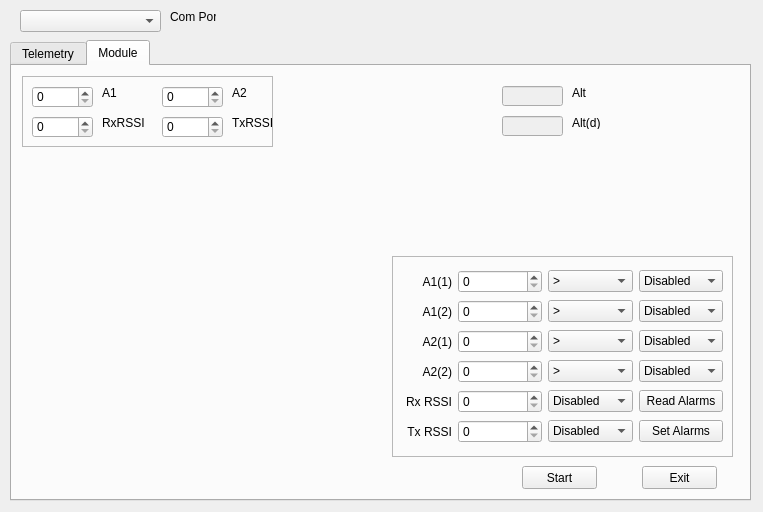
<?xml version="1.0" encoding="UTF-8"?>
<ui version="4.0">
 <class>telemetryDialog</class>
 <widget class="QDialog" name="telemetryDialog">
  <property name="geometry">
   <rect>
    <x>0</x>
    <y>0</y>
    <width>763</width>
    <height>512</height>
   </rect>
  </property>
  <property name="windowTitle">
   <string>Dialog</string>
  </property>
  <widget class="QTabWidget" name="tabWidget">
   <property name="geometry">
    <rect>
     <x>10</x>
     <y>40</y>
     <width>741</width>
     <height>461</height>
    </rect>
   </property>
   <property name="currentIndex">
    <number>1</number>
   </property>
   <widget class="QWidget" name="Telemetry">
    <attribute name="title">
     <string>Telemetry</string>
    </attribute>
    <widget class="QDial" name="WSdial">
     <property name="geometry">
      <rect>
       <x>10</x>
       <y>50</y>
       <width>181</width>
       <height>181</height>
      </rect>
     </property>
     <property name="maximum">
      <number>1200</number>
     </property>
     <property name="singleStep">
      <number>10</number>
     </property>
     <property name="notchTarget">
      <double>10.000000000000000</double>
     </property>
     <property name="notchesVisible">
      <bool>true</bool>
     </property>
    </widget>
    <widget class="QTextEdit" name="WSvalue">
     <property name="enabled">
      <bool>false</bool>
     </property>
     <property name="geometry">
      <rect>
       <x>90</x>
       <y>20</y>
       <width>71</width>
       <height>21</height>
      </rect>
     </property>
     <property name="verticalScrollBarPolicy">
      <enum>Qt::ScrollBarAlwaysOff</enum>
     </property>
     <property name="horizontalScrollBarPolicy">
      <enum>Qt::ScrollBarAlwaysOff</enum>
     </property>
    </widget>
    <widget class="QLabel" name="label">
     <property name="geometry">
      <rect>
       <x>10</x>
       <y>20</y>
       <width>71</width>
       <height>16</height>
      </rect>
     </property>
     <property name="text">
      <string>WS How High</string>
     </property>
    </widget>
    <widget class="QPushButton" name="startButton">
     <property name="geometry">
      <rect>
       <x>510</x>
       <y>400</y>
       <width>75</width>
       <height>23</height>
      </rect>
     </property>
     <property name="text">
      <string>Start</string>
     </property>
    </widget>
    <widget class="QPushButton" name="exitButton">
     <property name="geometry">
      <rect>
       <x>630</x>
       <y>400</y>
       <width>75</width>
       <height>23</height>
      </rect>
     </property>
     <property name="text">
      <string>Exit</string>
     </property>
    </widget>
   </widget>
   <widget class="QWidget" name="Module">
    <attribute name="title">
     <string>Module</string>
    </attribute>
    <widget class="QPushButton" name="startButtonModule">
     <property name="geometry">
      <rect>
       <x>510</x>
       <y>400</y>
       <width>75</width>
       <height>23</height>
      </rect>
     </property>
     <property name="text">
      <string>Start</string>
     </property>
    </widget>
    <widget class="QPushButton" name="exitButtonModule">
     <property name="geometry">
      <rect>
       <x>630</x>
       <y>400</y>
       <width>75</width>
       <height>23</height>
      </rect>
     </property>
     <property name="text">
      <string>Exit</string>
     </property>
    </widget>
    <widget class="QFrame" name="frame">
     <property name="geometry">
      <rect>
       <x>380</x>
       <y>190</y>
       <width>341</width>
       <height>201</height>
      </rect>
     </property>
     <property name="frameShape">
      <enum>QFrame::StyledPanel</enum>
     </property>
     <property name="frameShadow">
      <enum>QFrame::Raised</enum>
     </property>
     <widget class="QWidget" name="gridLayoutWidget">
      <property name="geometry">
       <rect>
        <x>10</x>
        <y>10</y>
        <width>321</width>
        <height>31</height>
       </rect>
      </property>
      <layout class="QGridLayout" name="gridLayout">
       <item row="0" column="1">
        <widget class="QSpinBox" name="A11AlarmSB">
         <property name="maximum">
          <number>255</number>
         </property>
        </widget>
       </item>
       <item row="0" column="2">
        <widget class="QComboBox" name="A11GtLtCB">
         <item>
          <property name="text">
           <string>&gt;</string>
          </property>
         </item>
         <item>
          <property name="text">
           <string>&lt;</string>
          </property>
         </item>
        </widget>
       </item>
       <item row="0" column="0">
        <widget class="QLabel" name="label_7">
         <property name="maximumSize">
          <size>
           <width>50</width>
           <height>16777215</height>
          </size>
         </property>
         <property name="text">
          <string>A1(1)</string>
         </property>
         <property name="alignment">
          <set>Qt::AlignRight|Qt::AlignTrailing|Qt::AlignVCenter</set>
         </property>
        </widget>
       </item>
       <item row="0" column="3">
        <widget class="QComboBox" name="A11LevelCB">
         <item>
          <property name="text">
           <string>Disabled</string>
          </property>
         </item>
         <item>
          <property name="text">
           <string>Yellow</string>
          </property>
         </item>
         <item>
          <property name="text">
           <string>Orange</string>
          </property>
         </item>
         <item>
          <property name="text">
           <string>Red</string>
          </property>
         </item>
        </widget>
       </item>
      </layout>
     </widget>
     <widget class="QWidget" name="gridLayoutWidget_2">
      <property name="geometry">
       <rect>
        <x>10</x>
        <y>40</y>
        <width>321</width>
        <height>31</height>
       </rect>
      </property>
      <layout class="QGridLayout" name="gridLayout_2">
       <item row="0" column="1">
        <widget class="QSpinBox" name="A12AlarmSB">
         <property name="maximum">
          <number>255</number>
         </property>
        </widget>
       </item>
       <item row="0" column="2">
        <widget class="QComboBox" name="A12GtLtCB">
         <item>
          <property name="text">
           <string>&gt;</string>
          </property>
         </item>
         <item>
          <property name="text">
           <string>&lt;</string>
          </property>
         </item>
        </widget>
       </item>
       <item row="0" column="0">
        <widget class="QLabel" name="label_8">
         <property name="maximumSize">
          <size>
           <width>50</width>
           <height>16777215</height>
          </size>
         </property>
         <property name="text">
          <string>A1(2)</string>
         </property>
         <property name="alignment">
          <set>Qt::AlignRight|Qt::AlignTrailing|Qt::AlignVCenter</set>
         </property>
        </widget>
       </item>
       <item row="0" column="3">
        <widget class="QComboBox" name="A12LevelCB">
         <item>
          <property name="text">
           <string>Disabled</string>
          </property>
         </item>
         <item>
          <property name="text">
           <string>Yellow</string>
          </property>
         </item>
         <item>
          <property name="text">
           <string>Orange</string>
          </property>
         </item>
         <item>
          <property name="text">
           <string>Red</string>
          </property>
         </item>
        </widget>
       </item>
      </layout>
     </widget>
     <widget class="QWidget" name="gridLayoutWidget_5">
      <property name="geometry">
       <rect>
        <x>10</x>
        <y>70</y>
        <width>321</width>
        <height>31</height>
       </rect>
      </property>
      <layout class="QGridLayout" name="gridLayout_5">
       <item row="0" column="1">
        <widget class="QSpinBox" name="A21AlarmSB">
         <property name="maximum">
          <number>255</number>
         </property>
        </widget>
       </item>
       <item row="0" column="2">
        <widget class="QComboBox" name="A21GtLtCB">
         <item>
          <property name="text">
           <string>&gt;</string>
          </property>
         </item>
         <item>
          <property name="text">
           <string>&lt;</string>
          </property>
         </item>
        </widget>
       </item>
       <item row="0" column="0">
        <widget class="QLabel" name="label_11">
         <property name="maximumSize">
          <size>
           <width>50</width>
           <height>16777215</height>
          </size>
         </property>
         <property name="text">
          <string>A2(1)</string>
         </property>
         <property name="alignment">
          <set>Qt::AlignRight|Qt::AlignTrailing|Qt::AlignVCenter</set>
         </property>
        </widget>
       </item>
       <item row="0" column="3">
        <widget class="QComboBox" name="A21LevelCB">
         <item>
          <property name="text">
           <string>Disabled</string>
          </property>
         </item>
         <item>
          <property name="text">
           <string>Yellow</string>
          </property>
         </item>
         <item>
          <property name="text">
           <string>Orange</string>
          </property>
         </item>
         <item>
          <property name="text">
           <string>Red</string>
          </property>
         </item>
        </widget>
       </item>
      </layout>
     </widget>
     <widget class="QWidget" name="gridLayoutWidget_6">
      <property name="geometry">
       <rect>
        <x>10</x>
        <y>100</y>
        <width>321</width>
        <height>31</height>
       </rect>
      </property>
      <layout class="QGridLayout" name="gridLayout_6">
       <item row="0" column="1">
        <widget class="QSpinBox" name="A22AlarmSB">
         <property name="maximum">
          <number>255</number>
         </property>
        </widget>
       </item>
       <item row="0" column="2">
        <widget class="QComboBox" name="A22GtLtCB">
         <item>
          <property name="text">
           <string>&gt;</string>
          </property>
         </item>
         <item>
          <property name="text">
           <string>&lt;</string>
          </property>
         </item>
        </widget>
       </item>
       <item row="0" column="0">
        <widget class="QLabel" name="label_12">
         <property name="maximumSize">
          <size>
           <width>50</width>
           <height>16777215</height>
          </size>
         </property>
         <property name="text">
          <string>A2(2)</string>
         </property>
         <property name="alignment">
          <set>Qt::AlignRight|Qt::AlignTrailing|Qt::AlignVCenter</set>
         </property>
        </widget>
       </item>
       <item row="0" column="3">
        <widget class="QComboBox" name="A22LevelCB">
         <item>
          <property name="text">
           <string>Disabled</string>
          </property>
         </item>
         <item>
          <property name="text">
           <string>Yellow</string>
          </property>
         </item>
         <item>
          <property name="text">
           <string>Orange</string>
          </property>
         </item>
         <item>
          <property name="text">
           <string>Red</string>
          </property>
         </item>
        </widget>
       </item>
      </layout>
     </widget>
     <widget class="QWidget" name="gridLayoutWidget_3">
      <property name="geometry">
       <rect>
        <x>10</x>
        <y>130</y>
        <width>321</width>
        <height>31</height>
       </rect>
      </property>
      <layout class="QGridLayout" name="gridLayout_3">
       <item row="0" column="1">
        <widget class="QSpinBox" name="RssiAlarmSB">
         <property name="maximum">
          <number>255</number>
         </property>
        </widget>
       </item>
       <item row="0" column="0">
        <widget class="QLabel" name="label_9">
         <property name="maximumSize">
          <size>
           <width>50</width>
           <height>16777215</height>
          </size>
         </property>
         <property name="text">
          <string>Rx RSSI</string>
         </property>
         <property name="alignment">
          <set>Qt::AlignRight|Qt::AlignTrailing|Qt::AlignVCenter</set>
         </property>
        </widget>
       </item>
       <item row="0" column="2">
        <widget class="QComboBox" name="RssiLevelCB">
         <item>
          <property name="text">
           <string>Disabled</string>
          </property>
         </item>
         <item>
          <property name="text">
           <string>Yellow</string>
          </property>
         </item>
         <item>
          <property name="text">
           <string>Orange</string>
          </property>
         </item>
         <item>
          <property name="text">
           <string>Red</string>
          </property>
         </item>
        </widget>
       </item>
       <item row="0" column="3">
        <widget class="QPushButton" name="ReadAlarmsButton">
         <property name="text">
          <string>Read Alarms</string>
         </property>
        </widget>
       </item>
      </layout>
     </widget>
     <widget class="QWidget" name="gridLayoutWidget_4">
      <property name="geometry">
       <rect>
        <x>10</x>
        <y>160</y>
        <width>321</width>
        <height>31</height>
       </rect>
      </property>
      <layout class="QGridLayout" name="gridLayout_4">
       <item row="0" column="1">
        <widget class="QSpinBox" name="TssiAlarmSB">
         <property name="maximum">
          <number>255</number>
         </property>
        </widget>
       </item>
       <item row="0" column="0">
        <widget class="QLabel" name="label_10">
         <property name="maximumSize">
          <size>
           <width>50</width>
           <height>16777215</height>
          </size>
         </property>
         <property name="text">
          <string>Tx RSSI</string>
         </property>
         <property name="alignment">
          <set>Qt::AlignRight|Qt::AlignTrailing|Qt::AlignVCenter</set>
         </property>
        </widget>
       </item>
       <item row="0" column="2">
        <widget class="QComboBox" name="TssiLevelCB">
         <item>
          <property name="text">
           <string>Disabled</string>
          </property>
         </item>
         <item>
          <property name="text">
           <string>Yellow</string>
          </property>
         </item>
         <item>
          <property name="text">
           <string>Orange</string>
          </property>
         </item>
         <item>
          <property name="text">
           <string>Red</string>
          </property>
         </item>
        </widget>
       </item>
       <item row="0" column="3">
        <widget class="QPushButton" name="SetAlarmsButton">
         <property name="text">
          <string>Set Alarms</string>
         </property>
        </widget>
       </item>
      </layout>
     </widget>
    </widget>
    <widget class="QLabel" name="label_13">
     <property name="geometry">
      <rect>
       <x>560</x>
       <y>20</y>
       <width>46</width>
       <height>13</height>
      </rect>
     </property>
     <property name="text">
      <string>Alt</string>
     </property>
    </widget>
    <widget class="QLabel" name="label_14">
     <property name="geometry">
      <rect>
       <x>560</x>
       <y>50</y>
       <width>46</width>
       <height>13</height>
      </rect>
     </property>
     <property name="text">
      <string>Alt(d)</string>
     </property>
    </widget>
    <widget class="QFrame" name="frame_2">
     <property name="geometry">
      <rect>
       <x>10</x>
       <y>10</y>
       <width>251</width>
       <height>71</height>
      </rect>
     </property>
     <property name="frameShape">
      <enum>QFrame::StyledPanel</enum>
     </property>
     <property name="frameShadow">
      <enum>QFrame::Raised</enum>
     </property>
     <widget class="QLabel" name="label_6">
      <property name="geometry">
       <rect>
        <x>80</x>
        <y>40</y>
        <width>46</width>
        <height>13</height>
       </rect>
      </property>
      <property name="text">
       <string>RxRSSI</string>
      </property>
     </widget>
     <widget class="QSpinBox" name="A1SB">
      <property name="geometry">
       <rect>
        <x>10</x>
        <y>10</y>
        <width>61</width>
        <height>22</height>
       </rect>
      </property>
      <property name="maximum">
       <number>255</number>
      </property>
     </widget>
     <widget class="QSpinBox" name="RSSI_SB">
      <property name="geometry">
       <rect>
        <x>10</x>
        <y>40</y>
        <width>61</width>
        <height>22</height>
       </rect>
      </property>
      <property name="maximum">
       <number>255</number>
      </property>
     </widget>
     <widget class="QLabel" name="label_3">
      <property name="geometry">
       <rect>
        <x>80</x>
        <y>10</y>
        <width>46</width>
        <height>13</height>
       </rect>
      </property>
      <property name="text">
       <string>A1</string>
      </property>
     </widget>
     <widget class="QLabel" name="label_5">
      <property name="geometry">
       <rect>
        <x>210</x>
        <y>40</y>
        <width>46</width>
        <height>13</height>
       </rect>
      </property>
      <property name="text">
       <string>TxRSSI</string>
      </property>
     </widget>
     <widget class="QSpinBox" name="TSSI_SB">
      <property name="geometry">
       <rect>
        <x>140</x>
        <y>40</y>
        <width>61</width>
        <height>22</height>
       </rect>
      </property>
      <property name="maximum">
       <number>255</number>
      </property>
     </widget>
     <widget class="QSpinBox" name="A2SB">
      <property name="geometry">
       <rect>
        <x>140</x>
        <y>10</y>
        <width>61</width>
        <height>22</height>
       </rect>
      </property>
      <property name="maximum">
       <number>255</number>
      </property>
     </widget>
     <widget class="QLabel" name="label_4">
      <property name="geometry">
       <rect>
        <x>210</x>
        <y>10</y>
        <width>46</width>
        <height>13</height>
       </rect>
      </property>
      <property name="text">
       <string>A2</string>
      </property>
     </widget>
    </widget>
    <widget class="QLineEdit" name="AltDisp">
     <property name="enabled">
      <bool>false</bool>
     </property>
     <property name="geometry">
      <rect>
       <x>490</x>
       <y>20</y>
       <width>61</width>
       <height>20</height>
      </rect>
     </property>
    </widget>
    <widget class="QLineEdit" name="AltDdisp">
     <property name="enabled">
      <bool>false</bool>
     </property>
     <property name="geometry">
      <rect>
       <x>490</x>
       <y>50</y>
       <width>61</width>
       <height>20</height>
      </rect>
     </property>
    </widget>
   </widget>
  </widget>
  <widget class="QComboBox" name="TelPortCB">
   <property name="geometry">
    <rect>
     <x>20</x>
     <y>10</y>
     <width>141</width>
     <height>22</height>
    </rect>
   </property>
  </widget>
  <widget class="QLabel" name="label_2">
   <property name="geometry">
    <rect>
     <x>170</x>
     <y>10</y>
     <width>46</width>
     <height>13</height>
    </rect>
   </property>
   <property name="text">
    <string>Com Port</string>
   </property>
  </widget>
 </widget>
 <resources/>
 <connections/>
</ui>
